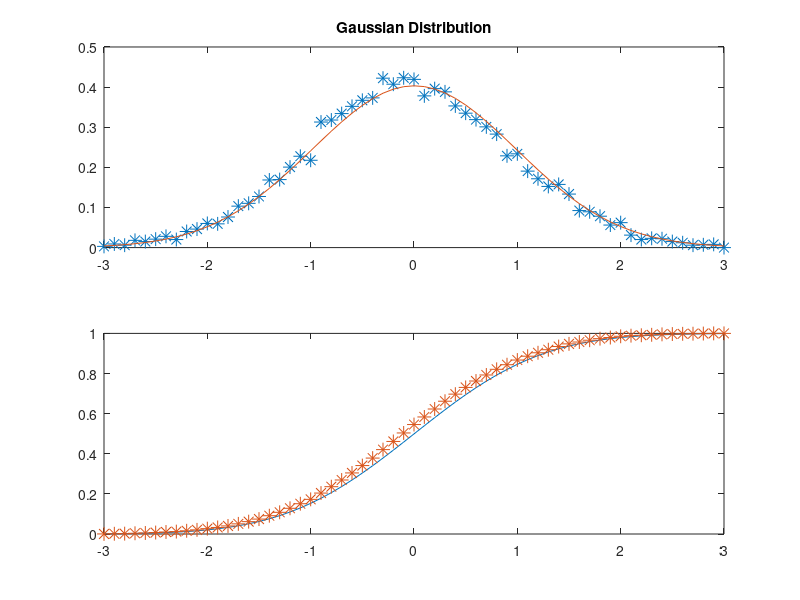

Source code (MATLAB):
clc;
clear all;
close all;
n=10000;
r=randn(1,n);
mu=mean(r);
v=var(r);
sigma=var(r);
step=0.1;
range=-3:step:3;
h=histc(r,range);
pdfn=1/(sqrt(2*pi*sigma))*exp(-((range-mu).^2)/(2*sigma));
pdf=h./(step.*sum(h));
subplot(2,1,1);
plot(range,pdf,'*','markersize',10);
title("Gaussian Distribution")
hold on;
plot(range,pdfn);
cdfn=cdf('Normal',range,mu,sigma);

N=size(h);
N=N(1,2);
cdfr=zeros(1,N);
cdfr(1)=h(1)/sum(h);
for i=2:N
    cdfr(i)=cdfr(i-1)+h(i)/sum(h);
end
subplot(2,1,2);
plot(range,cdfn);
hold on;
plot(range,cdfr,'*','markersize',10);